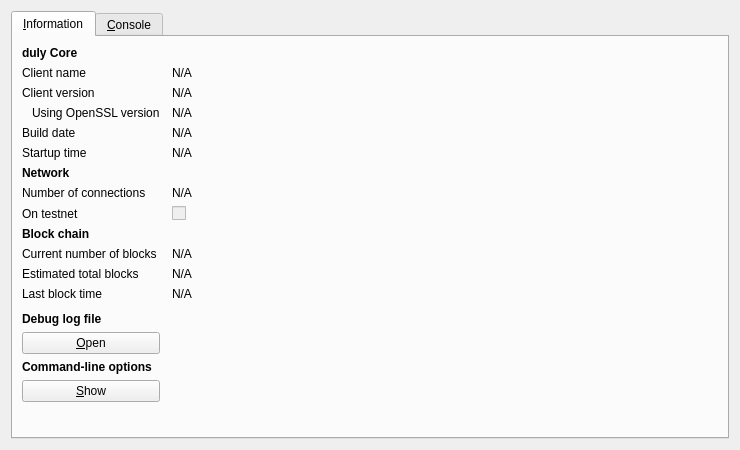
<?xml version="1.0" encoding="UTF-8"?>
<ui version="4.0">
 <class>RPCConsole</class>
 <widget class="QDialog" name="RPCConsole">
  <property name="geometry">
   <rect>
    <x>0</x>
    <y>0</y>
    <width>740</width>
    <height>450</height>
   </rect>
  </property>
  <property name="windowTitle">
   <string>duly - Debug window</string>
  </property>
  <layout class="QVBoxLayout" name="verticalLayout_2">
   <item>
    <widget class="QTabWidget" name="tabWidget">
     <property name="currentIndex">
      <number>0</number>
     </property>
     <widget class="QWidget" name="tab_info">
      <attribute name="title">
       <string>&amp;Information</string>
      </attribute>
      <layout class="QGridLayout" name="gridLayout" columnstretch="0,1">
       <property name="horizontalSpacing">
        <number>12</number>
       </property>
       <item row="0" column="0">
        <widget class="QLabel" name="label_9">
         <property name="font">
          <font>
           <weight>75</weight>
           <bold>true</bold>
          </font>
         </property>
         <property name="text">
          <string>duly Core</string>
         </property>
        </widget>
       </item>
       <item row="1" column="0">
        <widget class="QLabel" name="label_5">
         <property name="text">
          <string>Client name</string>
         </property>
        </widget>
       </item>
       <item row="1" column="1">
        <widget class="QLabel" name="clientName">
         <property name="cursor">
          <cursorShape>IBeamCursor</cursorShape>
         </property>
         <property name="text">
          <string>N/A</string>
         </property>
         <property name="textFormat">
          <enum>Qt::PlainText</enum>
         </property>
         <property name="textInteractionFlags">
          <set>Qt::LinksAccessibleByMouse|Qt::TextSelectableByKeyboard|Qt::TextSelectableByMouse</set>
         </property>
        </widget>
       </item>
       <item row="2" column="0">
        <widget class="QLabel" name="label_6">
         <property name="text">
          <string>Client version</string>
         </property>
        </widget>
       </item>
       <item row="2" column="1">
        <widget class="QLabel" name="clientVersion">
         <property name="cursor">
          <cursorShape>IBeamCursor</cursorShape>
         </property>
         <property name="text">
          <string>N/A</string>
         </property>
         <property name="textFormat">
          <enum>Qt::PlainText</enum>
         </property>
         <property name="textInteractionFlags">
          <set>Qt::LinksAccessibleByMouse|Qt::TextSelectableByKeyboard|Qt::TextSelectableByMouse</set>
         </property>
        </widget>
       </item>
       <item row="3" column="0">
        <widget class="QLabel" name="label_14">
         <property name="text">
          <string>Using OpenSSL version</string>
         </property>
         <property name="indent">
          <number>10</number>
         </property>
        </widget>
       </item>
       <item row="3" column="1">
        <widget class="QLabel" name="openSSLVersion">
         <property name="cursor">
          <cursorShape>IBeamCursor</cursorShape>
         </property>
         <property name="text">
          <string>N/A</string>
         </property>
         <property name="textFormat">
          <enum>Qt::PlainText</enum>
         </property>
         <property name="textInteractionFlags">
          <set>Qt::LinksAccessibleByMouse|Qt::TextSelectableByKeyboard|Qt::TextSelectableByMouse</set>
         </property>
        </widget>
       </item>
       <item row="4" column="0">
        <widget class="QLabel" name="label_12">
         <property name="text">
          <string>Build date</string>
         </property>
        </widget>
       </item>
       <item row="4" column="1">
        <widget class="QLabel" name="buildDate">
         <property name="cursor">
          <cursorShape>IBeamCursor</cursorShape>
         </property>
         <property name="text">
          <string>N/A</string>
         </property>
         <property name="textFormat">
          <enum>Qt::PlainText</enum>
         </property>
         <property name="textInteractionFlags">
          <set>Qt::LinksAccessibleByMouse|Qt::TextSelectableByKeyboard|Qt::TextSelectableByMouse</set>
         </property>
        </widget>
       </item>
       <item row="5" column="0">
        <widget class="QLabel" name="label_13">
         <property name="text">
          <string>Startup time</string>
         </property>
        </widget>
       </item>
       <item row="5" column="1">
        <widget class="QLabel" name="startupTime">
         <property name="cursor">
          <cursorShape>IBeamCursor</cursorShape>
         </property>
         <property name="text">
          <string>N/A</string>
         </property>
         <property name="textFormat">
          <enum>Qt::PlainText</enum>
         </property>
         <property name="textInteractionFlags">
          <set>Qt::LinksAccessibleByMouse|Qt::TextSelectableByKeyboard|Qt::TextSelectableByMouse</set>
         </property>
        </widget>
       </item>
       <item row="6" column="0">
        <widget class="QLabel" name="label_11">
         <property name="font">
          <font>
           <weight>75</weight>
           <bold>true</bold>
          </font>
         </property>
         <property name="text">
          <string>Network</string>
         </property>
        </widget>
       </item>
       <item row="7" column="0">
        <widget class="QLabel" name="label_7">
         <property name="text">
          <string>Number of connections</string>
         </property>
        </widget>
       </item>
       <item row="7" column="1">
        <widget class="QLabel" name="numberOfConnections">
         <property name="cursor">
          <cursorShape>IBeamCursor</cursorShape>
         </property>
         <property name="text">
          <string>N/A</string>
         </property>
         <property name="textFormat">
          <enum>Qt::PlainText</enum>
         </property>
         <property name="textInteractionFlags">
          <set>Qt::LinksAccessibleByMouse|Qt::TextSelectableByKeyboard|Qt::TextSelectableByMouse</set>
         </property>
        </widget>
       </item>
       <item row="8" column="0">
        <widget class="QLabel" name="label_8">
         <property name="text">
          <string>On testnet</string>
         </property>
        </widget>
       </item>
       <item row="8" column="1">
        <widget class="QCheckBox" name="isTestNet">
         <property name="enabled">
          <bool>false</bool>
         </property>
         <property name="text">
          <string/>
         </property>
        </widget>
       </item>
       <item row="9" column="0">
        <widget class="QLabel" name="label_10">
         <property name="font">
          <font>
           <weight>75</weight>
           <bold>true</bold>
          </font>
         </property>
         <property name="text">
          <string>Block chain</string>
         </property>
        </widget>
       </item>
       <item row="10" column="0">
        <widget class="QLabel" name="label_3">
         <property name="text">
          <string>Current number of blocks</string>
         </property>
        </widget>
       </item>
       <item row="10" column="1">
        <widget class="QLabel" name="numberOfBlocks">
         <property name="cursor">
          <cursorShape>IBeamCursor</cursorShape>
         </property>
         <property name="text">
          <string>N/A</string>
         </property>
         <property name="textFormat">
          <enum>Qt::PlainText</enum>
         </property>
         <property name="textInteractionFlags">
          <set>Qt::LinksAccessibleByMouse|Qt::TextSelectableByKeyboard|Qt::TextSelectableByMouse</set>
         </property>
        </widget>
       </item>
       <item row="11" column="0">
        <widget class="QLabel" name="label_4">
         <property name="text">
          <string>Estimated total blocks</string>
         </property>
        </widget>
       </item>
       <item row="11" column="1">
        <widget class="QLabel" name="totalBlocks">
         <property name="cursor">
          <cursorShape>IBeamCursor</cursorShape>
         </property>
         <property name="text">
          <string>N/A</string>
         </property>
         <property name="textFormat">
          <enum>Qt::PlainText</enum>
         </property>
         <property name="textInteractionFlags">
          <set>Qt::LinksAccessibleByMouse|Qt::TextSelectableByKeyboard|Qt::TextSelectableByMouse</set>
         </property>
        </widget>
       </item>
       <item row="12" column="0">
        <widget class="QLabel" name="label_2">
         <property name="text">
          <string>Last block time</string>
         </property>
        </widget>
       </item>
       <item row="12" column="1">
        <widget class="QLabel" name="lastBlockTime">
         <property name="cursor">
          <cursorShape>IBeamCursor</cursorShape>
         </property>
         <property name="text">
          <string>N/A</string>
         </property>
         <property name="textFormat">
          <enum>Qt::PlainText</enum>
         </property>
         <property name="textInteractionFlags">
          <set>Qt::LinksAccessibleByMouse|Qt::TextSelectableByKeyboard|Qt::TextSelectableByMouse</set>
         </property>
        </widget>
       </item>
       <item row="13" column="0">
        <spacer name="verticalSpacer_2">
         <property name="orientation">
          <enum>Qt::Vertical</enum>
         </property>
         <property name="sizeHint" stdset="0">
          <size>
           <width>20</width>
           <height>20</height>
          </size>
         </property>
        </spacer>
       </item>
       <item row="14" column="0">
        <widget class="QLabel" name="labelDebugLogfile">
         <property name="font">
          <font>
           <weight>75</weight>
           <bold>true</bold>
          </font>
         </property>
         <property name="text">
          <string>Debug log file</string>
         </property>
        </widget>
       </item>
       <item row="15" column="0">
        <widget class="QPushButton" name="openDebugLogfileButton">
         <property name="toolTip">
          <string>Open the duly debug log file from the current data directory. This can take a few seconds for large log files.</string>
         </property>
         <property name="text">
          <string>&amp;Open</string>
         </property>
         <property name="autoDefault">
          <bool>false</bool>
         </property>
        </widget>
       </item>
       <item row="16" column="0">
        <widget class="QLabel" name="labelCLOptions">
         <property name="font">
          <font>
           <weight>75</weight>
           <bold>true</bold>
          </font>
         </property>
         <property name="text">
          <string>Command-line options</string>
         </property>
        </widget>
       </item>
       <item row="17" column="0">
        <widget class="QPushButton" name="showCLOptionsButton">
         <property name="toolTip">
          <string>Show the duly-qt help message to get a list with possible xonecoin command-line options.</string>
         </property>
         <property name="text">
          <string>&amp;Show</string>
         </property>
         <property name="autoDefault">
          <bool>false</bool>
         </property>
        </widget>
       </item>
       <item row="18" column="0">
        <spacer name="verticalSpacer">
         <property name="orientation">
          <enum>Qt::Vertical</enum>
         </property>
         <property name="sizeHint" stdset="0">
          <size>
           <width>20</width>
           <height>40</height>
          </size>
         </property>
        </spacer>
       </item>
      </layout>
     </widget>
     <widget class="QWidget" name="tab_console">
      <attribute name="title">
       <string>&amp;Console</string>
      </attribute>
      <layout class="QVBoxLayout" name="verticalLayout_3">
       <property name="spacing">
        <number>3</number>
       </property>
       <item>
        <widget class="QTextEdit" name="messagesWidget">
         <property name="minimumSize">
          <size>
           <width>0</width>
           <height>100</height>
          </size>
         </property>
         <property name="readOnly">
          <bool>true</bool>
         </property>
         <property name="tabKeyNavigation" stdset="0">
          <bool>false</bool>
         </property>
         <property name="columnCount" stdset="0">
          <number>2</number>
         </property>
        </widget>
       </item>
       <item>
        <layout class="QHBoxLayout" name="horizontalLayout">
         <property name="spacing">
          <number>3</number>
         </property>
         <item>
          <widget class="QLabel" name="label">
           <property name="text">
            <string notr="true">&gt;</string>
           </property>
          </widget>
         </item>
         <item>
          <widget class="QLineEdit" name="lineEdit"/>
         </item>
         <item>
          <widget class="QPushButton" name="clearButton">
           <property name="maximumSize">
            <size>
             <width>24</width>
             <height>24</height>
            </size>
           </property>
           <property name="toolTip">
            <string>Clear console</string>
           </property>
           <property name="text">
            <string/>
           </property>
           <property name="icon">
            <iconset resource="../bitcoin.qrc">
             <normaloff>:/icons/remove</normaloff>:/icons/remove</iconset>
           </property>
           <property name="shortcut">
            <string notr="true">Ctrl+L</string>
           </property>
           <property name="autoDefault">
            <bool>false</bool>
           </property>
          </widget>
         </item>
        </layout>
       </item>
      </layout>
     </widget>
    </widget>
   </item>
  </layout>
 </widget>
 <resources>
  <include location="../bitcoin.qrc"/>
 </resources>
 <connections/>
</ui>
